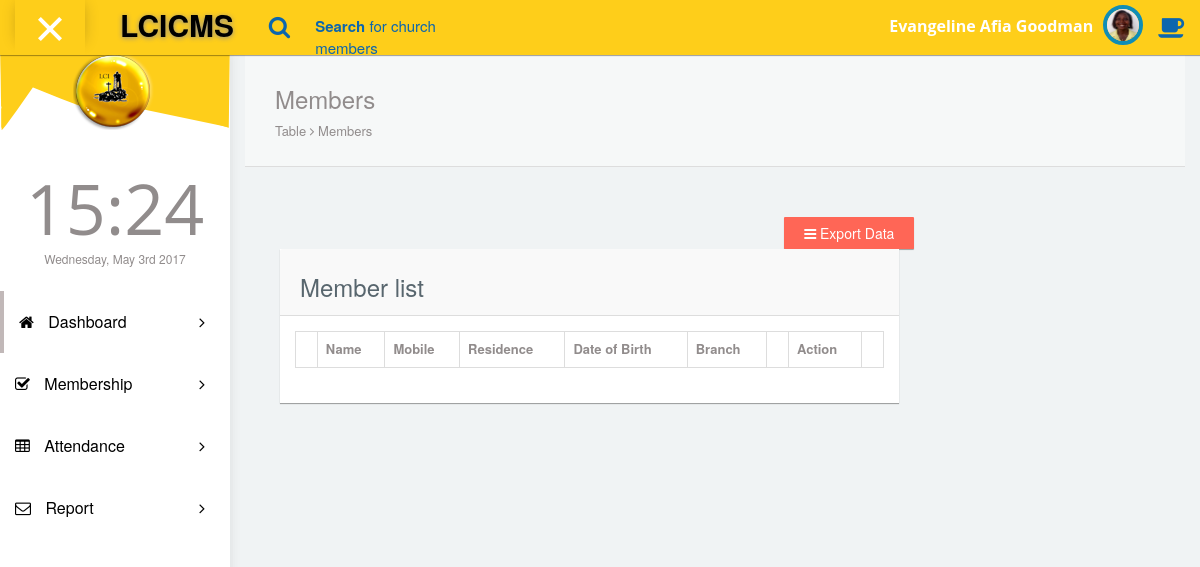
/cms/members.php (signed in), run on the app's committed database.
### tables this page shows
CREATE TABLE `accounts` (
  `accountid` int(250) NOT NULL,
  `username` varchar(250) NOT NULL,
  `password` varchar(250) NOT NULL,
  `realpass` varchar(255) NOT NULL,
  `account_type` int(255) NOT NULL,
  `memberid` int(255) NOT NULL,
  `administrator` int(255) NOT NULL,
  `ministry_head` int(255) NOT NULL,
  `shepherd` int(255) NOT NULL,
  `data_entry` int(255) NOT NULL,
  `follow_up` int(255) NOT NULL,
  `account` int(255) NOT NULL,
  `information` int(255) NOT NULL,
  `date` varchar(250) NOT NULL
);

CREATE TABLE `member` (
  `memberid` int(250) NOT NULL,
  `salutation` varchar(50) NOT NULL,
  `firstname` varchar(250) NOT NULL,
  `lastname` varchar(250) NOT NULL,
  `dob` varchar(255) NOT NULL,
  `gender` varchar(50) NOT NULL,
  `maritalstatus` varchar(250) NOT NULL,
  `occupation` varchar(250) NOT NULL,
  `nationality` varchar(250) NOT NULL,
  `residence` varchar(255) NOT NULL,
  `post_address` varchar(255) NOT NULL,
  `directiontohse` text NOT NULL,
  `mobile1` varchar(250) NOT NULL,
  `mobile2` varchar(255) NOT NULL,
  `email` varchar(250) NOT NULL,
  `branch_id` int(250) NOT NULL,
  `cp` int(250) NOT NULL,
  `cp_rel` varchar(255) NOT NULL,
  `cp_mobile` varchar(255) NOT NULL,
  `date` timestamp(6) NOT NULL DEFAULT CURRENT_TIMESTAMP(6) ON UPDATE CURRENT_TIMESTAMP(6),
  `picture` text NOT NULL,
  `lng` double NOT NULL,
  `lat` double NOT NULL,
  `bday` varchar(255) NOT NULL,
  `yearjoin` varchar(50) NOT NULL
);

### cms/database/database.php (called while the page is built, shortened)
<?php
class Database_conn {
    private $host = "localhost";
    private $user = "lcinavro_user";
    private $password = "lcinavro1234";
    private $database = "lcinavro_cms";
    function connectDB() {
        $conn = mysqli_connect($this->host, $this->user, $this->password, $this->database);
        return $conn;
    }
}
?>

### cms/members.php (the view, shortened to what this page needs)
<!DOCTYPE html>
<html lang="en">
<head>
  <?php
			  include('database/database.php');
include('loadmenu.php');
  ?>
  <link rel="stylesheet" type="text/css" href="asset/css/bootstrap.min.css">
  <link rel="stylesheet" type="text/css" href="asset/css/plugins/font-awesome.min.css"/>
  <link rel="stylesheet" type="text/css" href="asset/css/plugins/datatables.bootstrap.min.css"/>
  <link rel="stylesheet" type="text/css" href="asset/css/plugins/animate.min.css"/>
  <link href="asset/css/style.css" rel="stylesheet">
</head>
<body id="LCICMS" class="dashboard">
<?php
										$tablequeryhead="SELECT * FROM member INNER JOIN accounts ON accounts.memberid=member.memberid WHERE accounts.accountid='".$_SESSION['accountid']."'";
										$tableresulthead = mysqli_query($process->connectDB(),$tablequeryhead);
										$tablerowshead=mysqli_fetch_assoc($tableresulthead);
										  ?>
        <nav class="navbar navbar-default header navbar-fixed-top">
          <div class="col-md-12 nav-wrapper">
            <div class="navbar-header" style="width:100%;">
              <div class="opener-left-menu is-open">
                <span class="bottom"></span>
              </div>
                <a href="index.php" class="navbar-brand">
                 <b>LCICMS</b>
                </a>
              <ul class="nav navbar-nav search-nav">
                <li>
                   <div class="search">
                    <span class="fa fa-search icon-search" style="font-size:23px;"></span>
                    <div class="form-group form-animate-text">
                      <input type="text" class="form-text" required>
                      <label class="label-search"><b>Search</b> for church members </label>
                    </div>
                  </div>
                </li>
              </ul>
              <ul class="nav navbar-nav navbar-right user-nav">
                <li class="user-name"><span><?php echo $tablerowshead['firstname'].' '.$tablerowshead['lastname']; ?></span></li>
                  <li class="dropdown avatar-dropdown">
                   <img src="form/img/img_member/<?php echo $tablerowshead['picture']; ?>" class="img-circle avatar" alt="user name" data-toggle="dropdown" aria-haspopup="true" aria-expanded="true"/>
                </li>
                <li ><a href="#" class="opener-right-menu"><span class="fa fa-coffee"></span></a></li>
              </ul>
            </div>
          </div>
        </nav>
      <div class="container-fluid LCICMS-wrapper">
            <div id="left-menu">
             <?php echo left_menu();  ?>
			</div>
            <div id="content">
               <div class="panel box-shadow-none content-header">
                  <div class="panel-body">
                    <div class="col-md-12">
                        <h3 class="animated fadeInLeft">Members</h3>
                        <p class="animated fadeInDown">
                          Table <span class="fa-angle-right fa"></span> Members
                        </p>
                    </div>
                  </div>
              </div>
              <div class="col-md-12 top-20 padding-0">
			  <div style="float:left; margin-top:10px; margin-right:10px; padding-left: 20px;" id="DontPrint">
						 <div class="btn-group pull-right">
                                        <button class="btn btn-danger dropdown-toggle" data-toggle="dropdown"><i class="fa fa-bars"></i> Export Data</button>
                                    </div>
                <div class="col-md-12">
                  <div class="panel">
                    <div class="panel-heading"><h3>Member list</h3></div>
                    <div class="panel-body">
                      <div class="responsive-table">
                      <table id="datatables-example" class="table table-striped table-bordered datatable" width="100%" cellspacing="0">
                      <thead>
                        <tr>
						<th></th>
                          <th>Name</th>
                          <th>Mobile</th>
                          <th>Residence</th>
                          <th>Date of Birth</th>
                          <th>Branch</th>
                          <th></th>
                          <th>Action</th>
                          <th></th>
                        </tr>
                      </thead>
                        </table>
                      </div>
                  </div>
                </div>
              </div>
              </div>
            </div>
      </div>
</body>
</html>

### data on the page
accounts: memberid.firstname "Evangeline", memberid.lastname "Afia Goodman", memberid.picture (picture)
